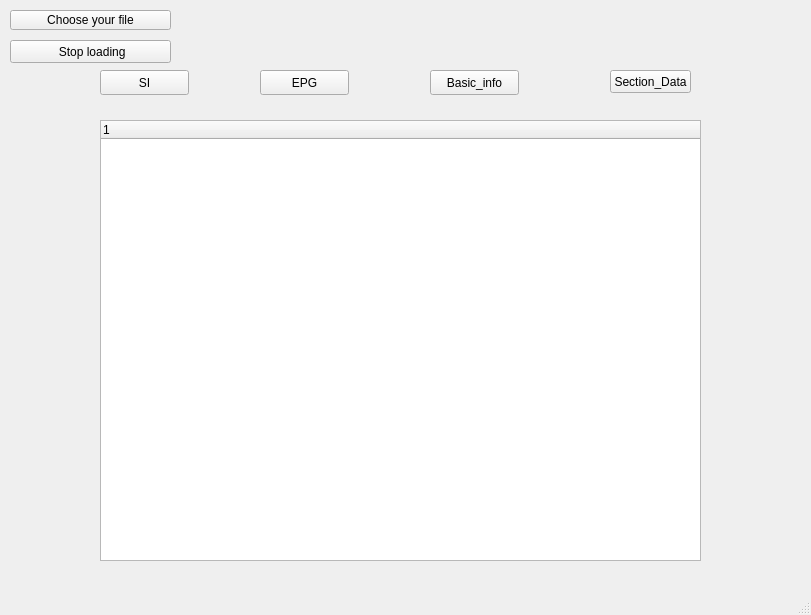
<?xml version="1.0" encoding="UTF-8"?>
<ui version="4.0">
 <class>MainWindow</class>
 <widget class="QMainWindow" name="MainWindow">
  <property name="geometry">
   <rect>
    <x>0</x>
    <y>0</y>
    <width>811</width>
    <height>615</height>
   </rect>
  </property>
  <property name="windowTitle">
   <string>TS_tools</string>
  </property>
  <widget class="QWidget" name="centralwidget">
   <widget class="QPushButton" name="pushButton">
    <property name="geometry">
     <rect>
      <x>10</x>
      <y>10</y>
      <width>161</width>
      <height>20</height>
     </rect>
    </property>
    <property name="text">
     <string>Choose your file</string>
    </property>
   </widget>
   <widget class="QPushButton" name="pushButton_3">
    <property name="geometry">
     <rect>
      <x>100</x>
      <y>70</y>
      <width>89</width>
      <height>25</height>
     </rect>
    </property>
    <property name="text">
     <string>SI</string>
    </property>
   </widget>
   <widget class="QPushButton" name="pushButton_4">
    <property name="geometry">
     <rect>
      <x>260</x>
      <y>70</y>
      <width>89</width>
      <height>25</height>
     </rect>
    </property>
    <property name="text">
     <string>EPG</string>
    </property>
   </widget>
   <widget class="QPushButton" name="pushButton_2">
    <property name="geometry">
     <rect>
      <x>430</x>
      <y>70</y>
      <width>89</width>
      <height>25</height>
     </rect>
    </property>
    <property name="text">
     <string>Basic_info</string>
    </property>
   </widget>
   <widget class="QTreeWidget" name="treeWidget">
    <property name="geometry">
     <rect>
      <x>100</x>
      <y>120</y>
      <width>601</width>
      <height>441</height>
     </rect>
    </property>
    <column>
     <property name="text">
      <string notr="true">1</string>
     </property>
    </column>
   </widget>
   <widget class="QLabel" name="label">
    <property name="geometry">
     <rect>
      <x>190</x>
      <y>10</y>
      <width>461</width>
      <height>21</height>
     </rect>
    </property>
    <property name="text">
     <string/>
    </property>
   </widget>
   <widget class="QPushButton" name="pushButton_5">
    <property name="geometry">
     <rect>
      <x>610</x>
      <y>70</y>
      <width>81</width>
      <height>23</height>
     </rect>
    </property>
    <property name="text">
     <string>Section_Data</string>
    </property>
   </widget>
   <widget class="QPushButton" name="pushButton_6">
    <property name="geometry">
     <rect>
      <x>10</x>
      <y>40</y>
      <width>161</width>
      <height>23</height>
     </rect>
    </property>
    <property name="text">
     <string> Stop loading</string>
    </property>
   </widget>
  </widget>
  <widget class="QMenuBar" name="menubar">
   <property name="geometry">
    <rect>
     <x>0</x>
     <y>0</y>
     <width>811</width>
     <height>22</height>
    </rect>
   </property>
  </widget>
  <widget class="QStatusBar" name="statusbar"/>
 </widget>
 <resources/>
 <connections/>
</ui>
